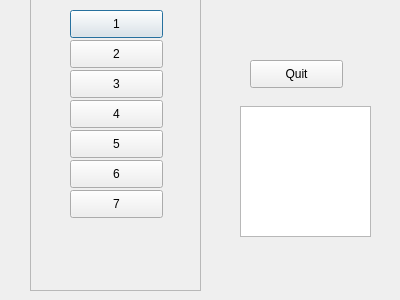
<?xml version="1.0" encoding="UTF-8"?>
<ui version="4.0">
 <class>Dialog</class>
 <widget class="QDialog" name="Dialog">
  <property name="geometry">
   <rect>
    <x>0</x>
    <y>0</y>
    <width>400</width>
    <height>300</height>
   </rect>
  </property>
  <property name="windowTitle">
   <string>Dialog</string>
  </property>
  <widget class="QFrame" name="frame">
   <property name="geometry">
    <rect>
     <x>30</x>
     <y>-10</y>
     <width>171</width>
     <height>301</height>
    </rect>
   </property>
   <property name="frameShape">
    <enum>QFrame::StyledPanel</enum>
   </property>
   <property name="frameShadow">
    <enum>QFrame::Raised</enum>
   </property>
   <widget class="QPushButton" name="pushButton">
    <property name="geometry">
     <rect>
      <x>40</x>
      <y>20</y>
      <width>93</width>
      <height>28</height>
     </rect>
    </property>
    <property name="text">
     <string>1</string>
    </property>
   </widget>
   <widget class="QPushButton" name="pushButton_2">
    <property name="geometry">
     <rect>
      <x>40</x>
      <y>50</y>
      <width>93</width>
      <height>28</height>
     </rect>
    </property>
    <property name="text">
     <string>2</string>
    </property>
   </widget>
   <widget class="QPushButton" name="pushButton_3">
    <property name="geometry">
     <rect>
      <x>40</x>
      <y>80</y>
      <width>93</width>
      <height>28</height>
     </rect>
    </property>
    <property name="text">
     <string>3</string>
    </property>
   </widget>
   <widget class="QPushButton" name="pushButton_4">
    <property name="geometry">
     <rect>
      <x>40</x>
      <y>110</y>
      <width>93</width>
      <height>28</height>
     </rect>
    </property>
    <property name="text">
     <string>4</string>
    </property>
   </widget>
   <widget class="QPushButton" name="pushButton_5">
    <property name="geometry">
     <rect>
      <x>40</x>
      <y>140</y>
      <width>93</width>
      <height>28</height>
     </rect>
    </property>
    <property name="text">
     <string>5</string>
    </property>
   </widget>
   <widget class="QPushButton" name="pushButton_6">
    <property name="geometry">
     <rect>
      <x>40</x>
      <y>170</y>
      <width>93</width>
      <height>28</height>
     </rect>
    </property>
    <property name="text">
     <string>6</string>
    </property>
   </widget>
   <widget class="QPushButton" name="pushButton_7">
    <property name="geometry">
     <rect>
      <x>40</x>
      <y>200</y>
      <width>93</width>
      <height>28</height>
     </rect>
    </property>
    <property name="text">
     <string>7</string>
    </property>
   </widget>
  </widget>
  <widget class="QPushButton" name="pushButton_8">
   <property name="geometry">
    <rect>
     <x>250</x>
     <y>60</y>
     <width>93</width>
     <height>28</height>
    </rect>
   </property>
   <property name="text">
    <string>Quit</string>
   </property>
  </widget>
  <widget class="QTextEdit" name="textEdit">
   <property name="geometry">
    <rect>
     <x>240</x>
     <y>106</y>
     <width>131</width>
     <height>131</height>
    </rect>
   </property>
  </widget>
 </widget>
 <layoutdefault spacing="6" margin="11"/>
 <resources/>
 <connections/>
</ui>
